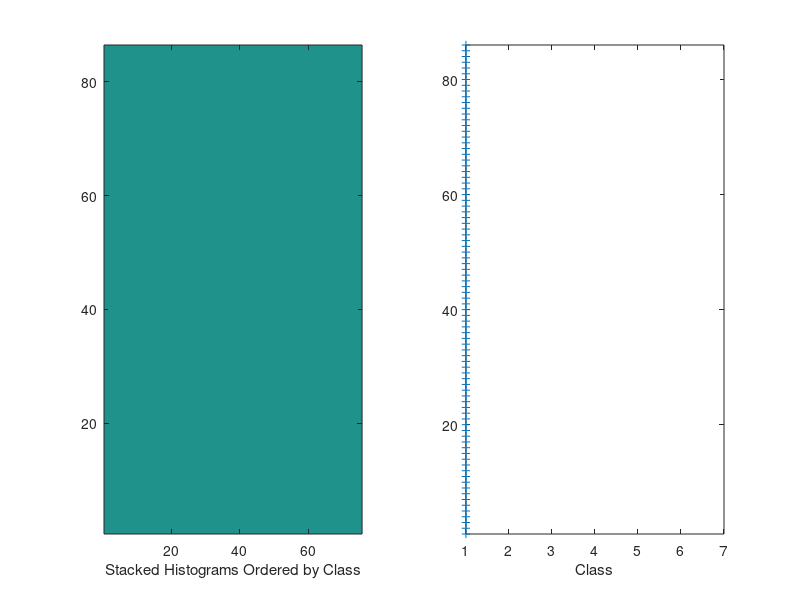

Write MATLAB code to recreate this figure.
% go through our fruits directory image by image
DATA_DIR = 'testFruit\';
fruit_dir = dir(DATA_DIR);
rgbSet = fopen('rgbSet.txt','wt');
%hsvSet = fopen('hsvSet.txt','wt');
%hSet = fopen('hSet.txt', 'wt');

histogram = ones(86,76);%

rgbBuckets = 25;

histInd = 0;%
for index = fruit_dir'
    if ~(strcmp(index.name,'.') || (strcmp(index.name,'..')))
        fileName = strcat(DATA_DIR, index.name);
        A = imread(fileName);
        
        [height,width, color] = size(A);
        [value1,value2] = size(size(A));
        
        % if image has RGB channels
        if(value2 == 3)  
            histInd = histInd + 1;%
            hsvImage = rgb2hsv(A);
            % determines desired output for NN based on fruit image
            if ~isempty(strfind(fileName,'watermelon'))
                output = [1 0 0 0 0 0 0 ];
            elseif ~isempty(strfind(fileName,'slice'))
                output = [0 1 0 0 0 0 0 ];
            elseif ~isempty(strfind(fileName,'banana'))
                output = [0 0 1 0 0 0 0];
            elseif ~isempty(strfind(fileName,'orange'))
                output = [0 0 0 1 0 0 0];
            elseif ~isempty(strfind(fileName,'tomato'))
                output = [0 0 0 0 1 0 0];
            else
                [strLength, o] = size(findstr(fileName, '_apple_'));
                [strLength2,o2] = size(findstr(fileName, 'apple'));
                if (strLength == 0)
                    output = [0 0 0 0 0 1 0];  
                else 
                    output = [0 0 0 0 0 0 1];
                end
            end
            
            
            
            rRanges = ones(1,rgbBuckets);
            gRanges = ones(1,rgbBuckets);
            bRanges= ones(1,rgbBuckets);
            
            rgbDivisor = 256/rgbBuckets;            
            
            
            %hsv computation
            %hsvBuckets = 25;      
            %hRanges = zeros(1,hsvBuckets+1);
            %sRanges = ones(1, hsvBuckets);
            %vRanges = ones(1, hsvBuckets);
            
            %hDivisor = 1/hsvBuckets;
            %sDivisor = 100/hsvBuckets;
            %vDivisor = sDivisor;
            
            pixels = 0;
            % iterating pixel by pixel and summing each channel
            for row=1:height
                for column=1:width  
                    % if white pixel, darker pixel ignore (background)
                    if ~( (A(row,column,1)> 200 && A(row,column,2)> 200 && A(row,column,3)> 200) || (A(row,column,1)<35 && A(row,column,2)<35 && A(row,column,3)< 35))
                        % simple 3 rgb channels
                        pixels = pixels + 1;
                        
                        
%                         
                         rIndex = floor(double(A(row,column,1))/rgbDivisor) + 1;
                         gIndex = floor(double(A(row,column,2))/rgbDivisor) + 1;
                         bIndex = floor(double(A(row,column,3))/rgbDivisor) + 1;
% 
                         rValue = double(A(row,column,1));
                         gValue = double(A(row,column,2));
                         bValue = double(A(row,column,3));
%                         
                         rRanges(1, rIndex) = rRanges(1,rIndex) + rValue;
                         gRanges(1, gIndex) = gRanges(1,gIndex) + gValue;
                         bRanges(1, bIndex) = bRanges(1,bIndex) + bValue;
                        
                        
                        %hsv technique
                       % hIndex = floor(double(hsvImage(row,column,1))/hDivisor) + 1;
                        %sIndex = floor(double(hsvImage(row,column,2))/sDivisor) + 1;
                        %vIndex = floor(double(hsvImage(row,column,3))/vDivisor) + 1;

                        %hValue = double(hsvImage(row,column,1));
                        %sValue = double(hsvImage(row,column,2));
                       % vValue = double(hsvImage(row,column,3));
                        
                        %hRanges(1, hIndex) = hRanges(1,hIndex) + hValue;
                        %sRanges(1, sIndex) = sRanges(1,sIndex) + sValue;
                        %vRanges(1, vIndex) = vRanges(1,vIndex) + vValue;

                    end
                end
            end

             [value2, outputPos] = max(output);

             rRanges = sqrt(rRanges ./ pixels);
             gRanges = sqrt(gRanges ./ pixels);
             bRanges = sqrt(bRanges ./ pixels);
             
             rgbRanges = zeros(76);
             
             rgbRanges= [rRanges gRanges bRanges outputPos];
%            hRanges = (hRanges ./ pixels);
                 
            
            %fprintf(hSet, '%.4f ', hRanges(1:end-1));
            %fprintf(hSet, '%d ', output);
            %fprintf(hSet,'\n');
            
            %hRanges(end) = outputPos;
            %sRanges = sqrt(sRanges ./ pixels);
            %vRanges = sqrt(vRanges ./ pixels);                 
            
            histogram(histInd,:) = rgbRanges;
            % file printing input/output pair for hsv
            %fprintf(hsvSet, '%.3f ', hRanges);
            %fprintf(hsvSet, '%.3f ', sRanges);
            %fprintf(hsvSet, '%.3f ', vRanges);
           % fprintf(hsvSet, '%d ', output);
            %fprintf(hsvSet,'\n');
            
%             fprintf(rgbSet, '%.3f ', rRanges);
%             fprintf(rgbSet, '%.3f ', gRanges);
%             fprintf(rgbSet, '%.3f ', bRanges);
%             fprintf(rgbSet, '%d ', output);
%             fprintf(rgbSet,'\n');
            

        end
    end
end

figure(4);
histogram = sortrows(histogram, 76);
subplot( 1, 2, 1); 
imagesc(histogram(:,1:end-1));
set(gca, 'ydir', 'normal');
xlabel('Stacked Histograms Ordered by Class');
subplot( 1, 2, 2);
plot(histogram(:,end), 1:size(histogram,1),'+');
axis( [1 7 1 size(histogram,1)]);
xlabel('Class');